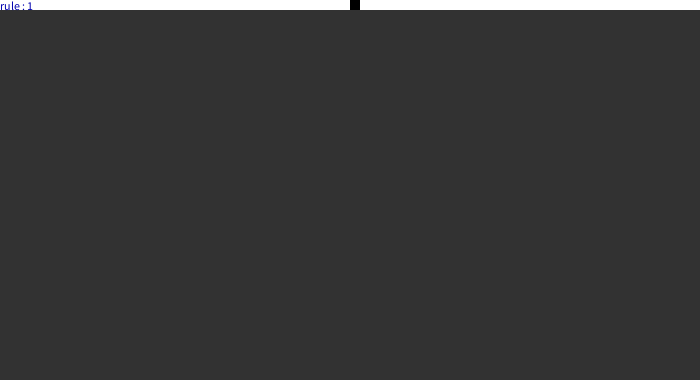
Frame 1 (no input)
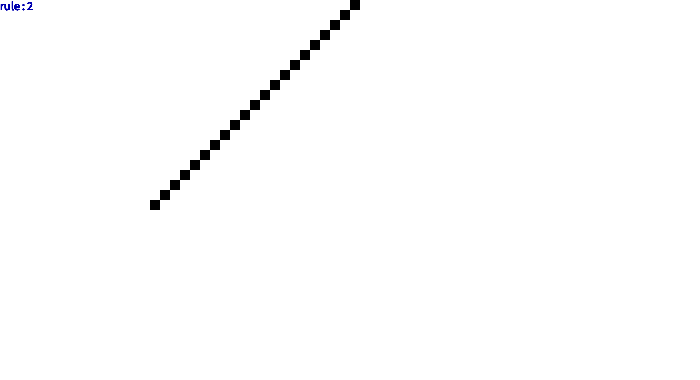
Frame 60 (the mouse pressed at the canvas centre just before this capture)
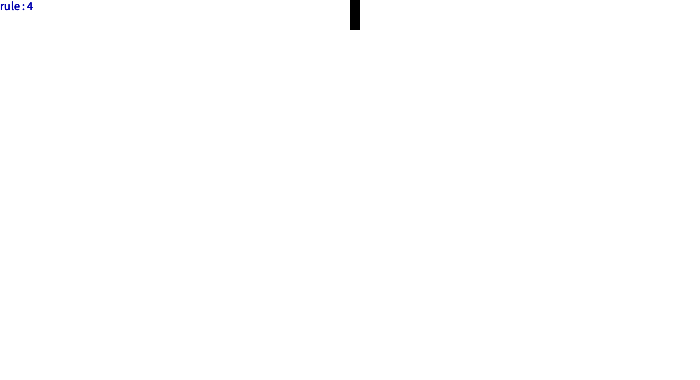
Frame 120 (the mouse held since frame 60 and released just before this capture)

The Processing sketch that drew these frames (run headless with seeded random() and noise(); from frame 60 on, the mouse is pressed at the canvas centre):

// Processing sketch: WolframCellularAutomata
// ── WolframCellularAutomata.pde
CA ca;

void setup(){
  size(700, 380);
  ca = new CA(10);
  background(50);
}

void draw(){
  ca.display();
  ca.nextGen();
  ca.ruleCheck();
  
  fill(0, 0, 175);
  text("rule : " + ca.rules, 0, 10);
  //println(ca.rowsCount, ca.rows, ca.rules);
  //for(int i = 0; i < ca.ruleset.length; i++){
  //  print(ca.ruleset[i] + " ");
  //}
}

//void mousePressed(){
//  ca.ruleCheck();
//}

// ── CA.pde
class CA{
  int scl;
  int rows,cols;
  int rowsCount;
  int[] cells;
  
  int rules;
  
  int[] ruleset = {0, 0, 0, 1, 1, 1, 1, 0};
  
  CA(int scl_){
    scl = scl_;
    rows = height/scl;
    cols = width/scl;
    
    cells = new int[cols];
    cells[cols/2] = 1; // start with top center = 1
    
    rowsCount = 0;
    
    rules = 1;
    
    setRules(rules);
  }
  
  void nextGen(){
    int next[] = new int[cols];
    for(int j = 0; j < cells.length; j++){
      int before;
      int center;
      int front;
      
      if(j==0) before = cells[j];
       else before = cells[j-1];
       
       center = cells[j];
       
      if(j==cells.length - 1) front = cells[j];
      else front = cells[j+1];
      
      int index = before * 4 + center * 2 + front * 1;
      index = 7 - index; 
      
      next[j] = ruleset[index];
      }
      cells = next;
      rowsCount++;
  }
  
  void display(){
    noStroke();
    for(int i = 0; i < cells.length; i++){
      if(cells[i] == 1){fill(0);}
      else fill(255);
      
      rect(i * scl, rowsCount * scl, scl, scl);
    }
  }
  
  void ruleCheck(){
    if(rowsCount > rows){
       delay(1000);
       background(255);
       for(int i = 0; i < cells.length; i++)
       { if(i == cols/2) cells[i] = 1;
       else cells[i] = 0;
       }
       rowsCount = 0;
       rules++;
       if(rules > 255){
         rules = 0;
       }
       setRules(rules);
       
    }
  }
  
  void setRules(int r){
    for(int i = ruleset.length - 1; i >= 0; i--){
      ruleset[i] = (r >> ruleset.length - 1 - i) & 1;
    }
  }
}
